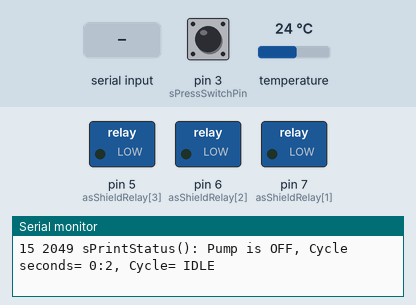
The sketch below on a simulated Arduino Uno, built with avr-gcc and run on an emulated ATmega328P. Shown: switched loads named in the sketch (green lamp = pin HIGH), the last lines printed to the serial monitor. The test bench sets the inputs (shaded band); at power-on: pin 3 (sPressSwitchPin) HIGH, temperature 24 °C.

Above: at 2.4 s.
2.5 s: "g" received over Serial
At 4.4 s:
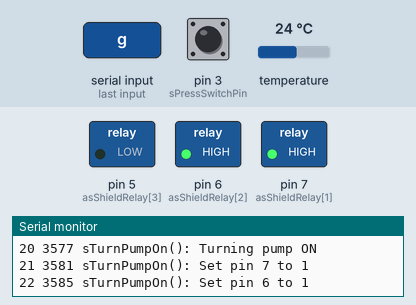
6.1 s: "f" received over Serial
At 6.9 s:
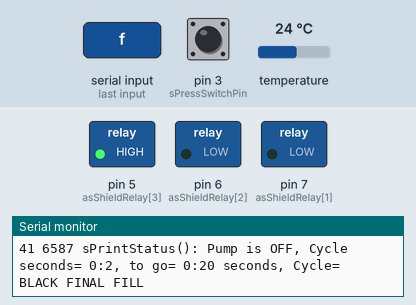
Timing chart, 0 to 29.6 s (numbered marks = the images above; inputs shaded):
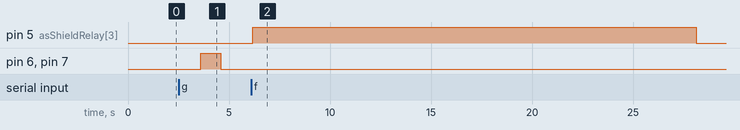

Measured:
- after the input at 2.5 s, pin 6 (asShieldRelay[2]), pin 7 (asShieldRelay[1]): LOW → HIGH after 1.1 s, → LOW 1.0 s later
- after the input at 6.1 s, pin 5 (asShieldRelay[3]): LOW → HIGH after 0.06 s, → LOW 22.0 s later

The sketch:

Flojet.ino
```cpp
String acSketchName  = "Flojet.ino";
String acFileDate    = "January 27, 2017_HP7_A";
// Sketch to use relays 1 and 2 in parallel to power FloJet on and off
// 7/5/16 Use Maxim/Dallas 1-wire DS18B20 Temp sensor in in 1-wire configuration
// 7/4/16 Add (2) TMP36 temp sensors for motor case and outlet air.
// 8/31/15 Change pressure switch from a normally closed to a normally open switch.
// 8/29/15 Increase delay from 500 to 2000 msec after pump on to let pressure come up
// 7/26 Work on completing with fill valve on pin relay 3.
// 7/25 Changed to having Grey Drain and Black Flush cycles instead of just bPumpLoopRunning.
// 7/17B Remove SD code and simplify on Ace
// 7/16 Move development from Sammy XP to Ace W7 because Sammy was crashing Arduno IDE.
// 7/14/15 Remove check on motor voltage and add check on pressure switch.Ifdef SD card out.
#include <Arduino.h>
#include <Streaming.h>
#include <OneWire.h>
#include <DallasTemperature.h>
//#define ONEWIRE_PIN    2

//#define USING_ESP8266
//#define USING_FLOWMETER

#define LOG0      lLineCount++ << " " << millis()
static long       lLineCount= 0;      //Serial Monitor uses for clarity.

#define MIN_SEC(Sec)    (Sec / 60) << ":" << (Sec % 60)
//#define CYCLE_SEC       Serial << ((sCycleSec()/60)) <<":"<< (sCycleSec() % 60)

//Pin refers to an Arduino GPIO pin number
//Relay can be 1,2,3,4 corresponding to Arduino pins 7,6,5,4 (pin 4 is also used by SD card shield)
#ifdef USING_ESP8266
static const int    sPumpPin		    = 0;
static const int    sOneWirePin     = 2;  //Dallas DS18B20 Temperature Sensor
static const int    sFillValveRelay	= 4;
static const int    sPressSwitchPin	= 5;
#ifdef USING_FLOWMETER
  static const int 	sFlowMeterPin  	= 16;      // Flow Meter Pin number, must support interrupt.
#endif  //USING_FLOWMETER

#else
static const int    sOneWirePin     = 2;  //Dallas DS18B20 Temperature Sensor
static const int    sPressSwitchPin	= 3;
static const int    sFillValveRelay = 3;
#ifdef USING_FLOWMETER
  static const int  sFlowMeterPin   = 2;      // Flow Meter Pin number, must support interrupt.
#endif  //USING_FLOWMETER
#endif


//Leonardo has INT0 on pin 3, Uno is on pin 2.
//Not sure if pinMode() or digitalWrite() needs to be performed as I got Leonardo
//going with pin 2 getting set up but sensor plugged into pin 3 for INT0

static const String szTempSensors[]       = {"Housing", "Exit Air"};
//Relay pin can be 1 to 4,no zero relay, pin 4 not available, conflicts with SD card.
static const int    asShieldRelay[]       = {0, 7, 6, 5, 4};
static const int    sFirstShieldPumpRelay	= 1;
static const int    sLastShieldPumpRelay	= 2;
static const int    sStatusSecs           = 2;
static const int    sTimeoutSecs          = 7 * 60;
static const int    sBlackFlushOnSecs     = 45;
static const int    sFinalFillSecs        = sBlackFlushOnSecs / 2;
static const long   lMsec                 = 1000;
static const long   lStatusMsec           = sStatusSecs  * lMsec;
static const long   lTimeoutMsec          = sTimeoutSecs * lMsec;
static const long   lPumpOnDelayMsec      = 1000;
static const int    sIdleCycle            = 0;
static const int    sGreyDrainCycle       = 1;
static const int    sBlackDrainCycle      = 2;
static const int    sBlackFillCycle       = 3;
static const int    sBlackIsDraining      = 1;
static const int    sBlackIsFilling       = 2;
static const float  fPulsesPerGal         = 1700.0;
static const float  fGpmLowerLimit        = 3.0;
static const boolean  bFlowSwitchIsNO     = true;
//End of const's

//Values changed when debug is on.
static int    sNumBlackFills              = 8;
static long   lBlackFlushOnMsec           = sBlackFlushOnSecs * lMsec;
static long   lFinalFillOnMsec            = sFinalFillSecs * lMsec;

static boolean    bDebug                  = false;
static long       lNextTimeoutMsec;          //Next time to toggle pump relay.
static long       lNextStatusMsec;          //Next time to print status on Serial Monitor.
static long       lStopBlackFillMsec;       //Time to stop filling black tank
static long       lCurrentMsec;
static long       lCycleStartMsec;
static int        sCurrentCycle;            //sIdleCycle, sGreyDrainCycle, sBlackDrainCycle
static int        sBlackDrainState;
static int        sBlackFillCount;

//Maxim/Dallas OneWire sensors
/* Set up a oneWire instance to communicate with any OneWire device*/
OneWire           oOneWire(sOneWirePin);

/* Tell Dallas Temperature Library to use oneWire Library */
DallasTemperature oSensors(&oOneWire);

volatile int  sFlowCount;

boolean           bPumpIsOn;                //Indicates current state of pump relays.

/*
When board powers up pump is tuned off and pump loop is not running.
Sketch uses Serial Monitor on a PC for output and input.
N keys may be pushed: G(rey), B(lack), F(ill), S(top), X(Debug)
G starts the Grey Drain Cycle.
  The pump ia turned on and when the pump runs dry it goes back to the Idle Cycle.
B starts the Black Drain Cycle.
  The pump is turned on and when the pump runs dry the water fill valve is turned on for
  one minute (~5 gal) and then off and the pump is run until again until dry. This is repeated
  N (7?) times.
S stops any cycle and goes into the Idle Cycle.
F starts the Black Fill Cycle which opens the black tank fill valve for 30 seconds to put
  ~2.5 gal back in the black tank. Use this when finished draining black and want to put some back.
D turns on Debug mode which allows testing without pressure switch being connected.
  Debug mode also changes lengths of fills and number.
Note: The Toggle command is not implemented any more.
In the Grey Drain and Black Flush cycles, a time limit for continuous running of the pump is set,
and when that time is exceeded the pump is shut off and we change to the Idle Cycle.
*/

void setup()  {
  Serial.begin(115200);
  sWaitForSerialMonitor();
  Serial << LOG0 << " setup(): Begin" << endl;
  Serial << LOG0 << "Sketch: " << acSketchName << ", " << acFileDate << endl;
  sSetupArduinoPins();
  sStopCycle();
  return;
} //setup


int sWaitForSerialMonitor() {
  //The following (for Leonardo only) waits for SerialMonitor to start on PC.
  while (!Serial) {
    ; // wait for serial port to connect. Needed for Leonardo only
  }
  return 1;
}  //sWaitForSerialMonitor


void loop()  {
  lCurrentMsec= millis();
  sCheckForDryPump();
  sCheckForTimeout();
  sCheckCurrentCycle();
  sPrintStatus();
  sCheckKeyboard();
  return;
} //loop


int sSetupArduinoPins() {
  oSensors.begin();   //OneWire setup.
  sSetupPressureSwitch();
  sSetupPumpRelays();
  sSetupBlackFillValve();
#ifdef USING_FLOWMETER
  sSetupFlowMeter();
#endif  //USING_FLOWMETER
  return 1;
}  //sSetupArduinoPins


void vReadTempSensors() {
  float fDegrees[2];
  for (int sSensor= 0; sSensor < 2; sSensor++) {
    fDegrees[sSensor]= fGetDegF(sSensor);
  } //for(int sSensor= 0;...
  Serial << LOG0 << " vReadTempSensors(): " << szTempSensors[0] << "= " << fDegrees[0]
         << ", " << szTempSensors[1] << "= " << fDegrees[1] << endl;
} //vReadTempSensors


float fGetDegF(int sSensor){
  float fDegFReturn;
  oSensors.requestTemperatures(); // Send the command to get temperatures
  fDegFReturn= oSensors.getTempFByIndex(sSensor);
  return fDegFReturn;
}  //fGetDegF


#ifdef USING_FLOWMETER
void vIncrementFlowCount()                  // Interruot function
{
   sFlowCount++;
   return;
} //vIncrementFlowCount


boolean bWaterIsFlowing() {
  boolean bReturn= true;
  sFlowCount= 0;
  sei();                            // Enable interrupts
  delay(1000);                      //Count for one second.
  cli();                            //Turn off interrupts.

  float fGalPerMin= (sFlowCount * 60.0 / fPulsesPerGal);
  Serial << LOG0 << " loop(): fGalPerMin= "<< fGalPerMin << endl;
  if (fGalPerMin < fGpmLowerLimit) {
    bReturn= false;
  }
  return bReturn;
}  //bWaterIsFlowing


int sSetupFlowMeter() {
  pinMode(sFlowMeterPin, INPUT);
  digitalWrite(sFlowMeterPin, HIGH);              //Turn on internal pullup.
  attachInterrupt(0, vIncrementFlowCount, RISING); // Setup Interrupt
  return 1;
}  //sSetupFlowMeter
#endif  //USING_FLOWMETER


int sSetupPressureSwitch() {
  pinMode(sPressSwitchPin, INPUT);
  //Connect internal pull-up reistor.
  digitalWrite(sPressSwitchPin, HIGH);
  return 1;
}  //sSetupPressureSwitch


int sSetupPumpRelays() {
  Serial << LOG0 <<" sSetupPumpRelays(): Begin"<< endl;
#ifndef USING_ESP8266
  for (int sRelay= sFirstShieldPumpRelay; sRelay <= sLastShieldPumpRelay; sRelay++) {
    int sRelayDigitalPin= asShieldRelay[sRelay];
    Serial << LOG0 <<" sSetupPumpRelays(): Set relay #" << sRelay
           << " to pin " << sRelayDigitalPin << endl;
    pinMode(sRelayDigitalPin, OUTPUT);
  } //for
#else
  pinMode(sPumpPin, OUTPUT);
#endif
  return 1;
}  //sSetupPumpRelays


int sSetupBlackFillValve() {
  Serial << LOG0 <<" sSetupBlackFillValve(): Set Black Fill Valve to pin "
         << asShieldRelay[sFillValveRelay] << endl;
  pinMode(asShieldRelay[sFillValveRelay], OUTPUT);
  return 1;
}  //sSetupBlackFillValve


int sCycleSec() {
  int sReturn= (lCurrentMsec - lCycleStartMsec) / lMsec;
  return sReturn;
}  //sCycleSec


int sBlackFillCycleSecLeft() {
  int sReturn= (lStopBlackFillMsec - lCurrentMsec) / lMsec;
  return sReturn;
}  //sBlackFillCycleSecLeft


int sSetCycleStartMsec() {
  lCycleStartMsec= lCurrentMsec;
/*
  Serial << LOG0 <<" sSetCycleStartMsec(): Set  Cycle start to "
         << ((sCycleSec()/60)) <<":"<< (sCycleSec() % 60) << endl;
  Serial << LOG0 <<" sSetCycleStartMsec(): lCurrentMsec= "<< lCurrentMsec
         << ", lCycleStartMsec= " << lCycleStartMsec << endl;
  int sCycleSecReturns= sCycleSec();
  Serial << LOG0 <<" sSetCycleStartMsec(): sCycleSec() returns "<< sCycleSecReturns << endl;
*/
  Serial << LOG0 <<" sSetCycleStartMsec(): lCycleStartMsec= " << lCycleStartMsec << endl;
  return 1;
}  //sSetCycleStartMsec


int sTurnPumpOn(boolean bOn){
  int sValue;
  if (bOn) {
    bPumpIsOn= true;
    sValue= HIGH;
    lNextTimeoutMsec= lCurrentMsec + lTimeoutMsec;
    Serial << LOG0 <<" sTurnPumpOn(): Turning pump ON" << endl;
  }
  else {
    bPumpIsOn= false;
    sValue= LOW;
    Serial << LOG0 <<" sTurnPumpOn(): Turning pump OFF" << endl;
  }
#ifndef USING_ESP8266
  int sDigitalPin;
  for (int sRelay= sFirstShieldPumpRelay; sRelay <= sLastShieldPumpRelay; sRelay++) {
    sDigitalPin= asShieldRelay[sRelay];
    Serial << LOG0 <<" sTurnPumpOn(): Set pin "
           << sDigitalPin << " to " << sValue << endl;
    digitalWrite(sDigitalPin, sValue);    // NO3 and COM3 Connected
  } //for
#else
  digitalWrite(sPumpPin, sValue);
#endif

  //Give pressure time to come up.
  if (bPumpIsOn) {
    delay(lPumpOnDelayMsec);
  } //if(bPumpIsOn())
  return 1;
}  //sTurnPumpOn


int sOpenBlackFillValve(boolean bOn){
  //int sDigitalPin;
  int sValue;
  if (bOn) {
    sValue= HIGH;
    Serial << LOG0 <<" sOpenBlackFillValve(): Open valve" << endl;
  }
  else {
    sValue= LOW;
    Serial << LOG0 <<" sOpenBlackFillValve(): Close valve" << endl;
  }
  Serial << LOG0 <<" sOpenBlackFillValve(): Set pin "<< asShieldRelay[sFillValveRelay] <<" to "<< sValue << endl;
  digitalWrite(asShieldRelay[sFillValveRelay], sValue);
  return 1;
}  //sOpenBlackFillValve


int sCheckForDryPump() {
  if (bPumpIsOn && bPumpIsDry()) {
    sHandleDryPump();
  }
  return 1;
}  //sCheckForDryPump


int sCheckForTimeout() {
  if (bPumpIsOn && bTimeoutReached()) {
    sStopCycle();
  } //if
  return 1;
}  //sCheckForTimeout


int sCheckCurrentCycle() {
  switch (sCurrentCycle) {
    case sGreyDrainCycle:
      break;
    case sBlackDrainCycle:
      if ((sBlackDrainState == sBlackIsFilling) && bTimeToStopFillingBlack()) {
        sSwitchBlackToDraining();
      }
      break;
    case sBlackFillCycle:
#ifdef USING_FLOWMETER
      if (!bWaterIsFlowing()) {
        sStopCycle();
      } //if(!bWaterIsFlowing())
#endif //USING_FLOWMETER
      if (bTimeToStopFillingBlack()) {
        sStopCycle();
      } //if(bTimeToStopFillingBlack())

      break;
    case sIdleCycle:
      break;
    default:
      Serial << LOG0 << "sCheckCurrentCycle(): Bad case in switch()= "<< sCurrentCycle << endl;
      break;
  } //switch
  return 1;
}  //sCheckCurrentCycle


int sStartGreyDrainCycle() {
  //Returns 0 if pressure switch is not in closed position, unless debugging.
  Serial << LOG0 <<" sStartGreyDrainCycle(): Begin"<< endl;

  if (!bDebug && !bPressureSwitchIsOK()) {
    Serial << LOG0 <<" sStartGreyDrainCycle(): Pressure switch failed."<< endl;
    return 0;
  } //if(!bDebug&&!bPressureSwitchIsOK())

  sCurrentCycle= sGreyDrainCycle;
  sSetCycleStartMsec();
  sTurnPumpOn(true);
  return 1;
}  //sStartGreyDrainCycle


int sStartBlackDrainCycle() {
  //Returns 0 if pressure switch is not in closed position, unless debugging.
  Serial << LOG0 <<" sStartBlackDrainCycle(): Begin"<< endl;

  if (!bDebug && !bPressureSwitchIsOK()) {
    Serial << LOG0 <<" sStartBlackDrainCycle(): Pressure switch failed."<< endl;
    return 0;
  } //if(!bDebug&&!bPressureSwitchIsOK())

  sCurrentCycle= sBlackDrainCycle;
  sBlackDrainState= sBlackIsDraining;
  sSetCycleStartMsec();
  sBlackFillCount= 0;
  sTurnPumpOn(true);
  return 1;
}  //sStartBlackDrainCycle


int sSwitchBlackToFilling() {
  Serial << LOG0 <<" sSwitchBlackToFilling(): Begin"<< endl;
  //Returns 0 if number of desired fills was reached.
  int sReturn= 1;
  if (sBlackFillCount++ < sNumBlackFills) {
    Serial << LOG0 <<" sSwitchBlackToFilling(): Perform fill "<< sBlackFillCount
           <<" of "<< sNumBlackFills << endl;
    sBlackDrainState= sBlackIsFilling;
    lStopBlackFillMsec= lCurrentMsec + lBlackFlushOnMsec;
    sOpenBlackFillValve(true);
  } //if(sBlackFillCount++<sNumBlackFills)
  else {
    Serial << LOG0 <<" sSwitchBlackToFilling(): Total Fills reached: "<< sNumBlackFills << endl;
    sReturn= 0;
    } //if(sBlackFillCount++<sNumBlackFills)else
  return sReturn;
}  //sSwitchBlackToFilling


int sSwitchBlackToDraining() {
  Serial << LOG0 <<" sSwitchBlackToDraining(): Begin"<< endl;
  sBlackDrainState= sBlackIsDraining;
  sOpenBlackFillValve(false);
  sTurnPumpOn(true);
  sSetCycleStartMsec();
  return 1;
}  //sSwitchBlackToDraining


int sStartBlackFinalFillCycle() {
  Serial << LOG0 <<" sStartBlackFinalFillCycle(): Begin"<< endl;
  //Fill for 30 seconds for 2.5 gallons.
  sCurrentCycle= sBlackFillCycle;
  sSetCycleStartMsec();
  //lStopBlackFillMsec= lCurrentMsec + (l5GalOnMsec /2);
  lStopBlackFillMsec= lCurrentMsec + lFinalFillOnMsec;
  sOpenBlackFillValve(true);
  return 1;
}  //sStartBlackFinalFillCycle


int sStopCycle() {
  Serial << LOG0 <<" sStopCycle(): Begin"<< endl;
  sSetCycleStartMsec();
  sCurrentCycle= sIdleCycle;
  sOpenBlackFillValve(false);
  sTurnPumpOn(false);
  return 1;
}  //sStopCycle


boolean bPressureSwitchIsOK() {
  //Either verify the NC automotive oil pressure switch is connected and closed, or
  //verify the NO hot tub switch is not closed.
  boolean bReturn= true;
  int sSwitch= digitalRead(sPressSwitchPin);
  if (!bFlowSwitchIsNO && (sSwitch != LOW)) {
    Serial << LOG0 <<" bPressureSwitchIsOK(): ERROR: Switch is either not connected or open."<< endl;
    bReturn= false;
  } //if(!bFlowSwitchIsNO&&(sSwitch!=LOW))

  else if (bFlowSwitchIsNO && (sSwitch != HIGH)) {
    Serial << LOG0 <<" bPressureSwitchIsOK(): ERROR: Switch is closed w/o pump running."<< endl;
    bReturn= false;
  } //elseif(bFlowSwitchIsNO&&(sSwitch!=HIGH))
  return bReturn;
}  //bPressureSwitchIsOK


boolean bPumpIsDry() {
  boolean bReturn= false;
  int sSwitch= digitalRead(sPressSwitchPin);
  /*if (sSwitch == LOW) {
    Serial << LOG0 <<" bPumpIsDry(): Pressure is low"<< endl;
    bReturn= true;
  } //if(sSwitch==LOW)*/

  if ((bFlowSwitchIsNO && (sSwitch == HIGH)) || (!bFlowSwitchIsNO && (sSwitch == LOW))){
    Serial << LOG0 <<" bPumpIsDry(): Pressure is low"<< endl;
    bReturn= true;
  } //if(s(bFlowSwitchIsNO&&(sSwitch == HIGH)||...
  return bReturn;
}  //bPumpIsDry bFlowSwitchIsNO


int sHandleDryPump() {
  sTurnPumpOn(false);
  switch (sCurrentCycle) {
    case sGreyDrainCycle:
      sStopCycle();
      break;
    case sBlackDrainCycle:
      if (sBlackDrainState == sBlackIsDraining) {
        //Make sure pump was on for at least 3 seconds.
        //This is necessary for testing w/o pressure switch.
        if (sCycleSec() <= 3) {
          sStopCycle();
        } //if(sCycleSec()<=3)
        else {
          //sSwitchBlackToFilling() returns 0 when desired fills have happened.
          if (sSwitchBlackToFilling() == 0) {
            sStopCycle();
          } //if (sSwitchBlackToFilling() == 0)
        } //if(sCycleSec()<=3)else
      } //if(sBlackDrainState==sBlackIsDraining)
      break;
    case sIdleCycle:
    case sBlackFillCycle:
      //Do nothing.
      break;
    default:
      Serial << LOG0 << "sHandleDryPump(): Bad case in switch()= "<< sCurrentCycle << endl;
      break;
  } //switch
  return 1;
}  //sHandleDryPump


int sCheckKeyboard() {
  if (Serial.available()) {
    char cChar= Serial.read();
    int sChar= cChar;
    if (sChar != 13) {
      Serial << LOG0 <<" sCheckKeyboard(): Character read= "<< cChar <<", "<< sChar << endl;
    }
    else {
      Serial << LOG0 <<" sCheckKeyboard(): Character read= CR" << endl;
    }
    switch (cChar) {
      case 'g':
      case 'G':
        if (sCurrentCycle == sIdleCycle) {
          sStartGreyDrainCycle();
        }
        break;
      case 'b':
      case 'B':
        if (sCurrentCycle == sIdleCycle) {
          sStartBlackDrainCycle();
        }
        break;
      case 'f':
      case 'F':
        if (sCurrentCycle == sIdleCycle) {
          sStartBlackFinalFillCycle();
        }
        break;
      case 's':
      case 'S':
        sStopCycle();
        break;
      case 'd':
      case 'D':
        sToggleDebug();
        break;
      default:
        break;
    } //switch
  } //if(Serial.available()
  return 1;
}  //sCheckKeyboard


int sToggleDebug() {
  int sDebugRatio= 4;
  if (bDebug) {
    Serial << LOG0 <<" sToggleDebug(): Turning Debug OFF"<< endl;
    sNumBlackFills= sNumBlackFills * sDebugRatio;
    lBlackFlushOnMsec= lBlackFlushOnMsec * sDebugRatio;
    lFinalFillOnMsec= lFinalFillOnMsec * sDebugRatio;
  } //if(bDebug)
  else {
    Serial << LOG0 <<" sToggleDebug(): Turning Debug ON"<< endl;
    sNumBlackFills= sNumBlackFills / sDebugRatio;
    lBlackFlushOnMsec= lBlackFlushOnMsec / sDebugRatio;
    lFinalFillOnMsec= lFinalFillOnMsec / sDebugRatio;
  } //if(bDebug)else
  Serial << LOG0 <<" sToggleDebug(): Set l5GalOn Sec= "<< (lBlackFlushOnMsec/1000)
         <<", Final Fill Sec= "<< (lFinalFillOnMsec/1000)
         <<", sNumBlackFills= "<< sNumBlackFills << endl;
  bDebug= !bDebug;
  return 1;
}  //sToggleDebug


boolean bTimeoutReached() {
  boolean     bStopPump= false;
  if (lCurrentMsec > lNextTimeoutMsec) {
    Serial << LOG0 <<" bTimeoutReached(): Timeout reached, lNextTimeoutMsec= "
           << lNextTimeoutMsec << endl;
    bStopPump= true;
  } //if(lCurrentMsec>lNextTimeoutMsec)
  return bStopPump;
}  //bTimeoutReached


boolean bTimeToStopFillingBlack() {
  boolean     bStopFilling= false;
  if (lCurrentMsec > lStopBlackFillMsec) {
    Serial << LOG0 <<" bTimeToStopFillingBlack(): lStopBlackFillMsec= "<< lStopBlackFillMsec << endl;
    bStopFilling= true;
  } //if(lCurrentMsec>...
  return bStopFilling;
}  //bTimeToStopFillingBlack


int sPrintStatus() {
  //int sSecSinceStart;
  //static long lLastPrintedMsec= 0;
  if (lCurrentMsec >= lNextStatusMsec) {
    lNextStatusMsec= lCurrentMsec + lStatusMsec;
    if (bPumpIsOn) {
      Serial << LOG0 << " sPrintStatus(): Pump is ON, ";
    }
    else {
      Serial << LOG0 << " sPrintStatus(): Pump is OFF, ";
    }
    switch (sCurrentCycle) {
      case sIdleCycle:
        //sSecSinceStart= lCurrentMsec/1000;
        Serial <<"Cycle seconds= "<< ((sCycleSec()/60)) <<":"<< (sCycleSec() % 60)
               <<", Cycle= IDLE" << endl;
        break;
      case sGreyDrainCycle:
        Serial << "Cycle seconds= "<< ((sCycleSec()/60)) <<":"<< (sCycleSec() % 60)
          << " Cycle= GREY DRAIN" << endl;
        break;
      case sBlackDrainCycle:
        if (sBlackDrainState == sBlackIsDraining) {
          Serial <<"Cycle seconds= "<< ((sCycleSec()/60)) <<":"<< (sCycleSec() % 60)
                 << " Cycle= BLACK FLUSH DRAINING" << endl;
        }
        else {
          Serial << "Cycle "<< sBlackFillCount <<" of "<< sNumBlackFills <<", Cycle seconds= "<< ((sCycleSec()/60)) <<":"<< (sCycleSec() % 60)
               <<", to go= "<< ((sBlackFillCycleSecLeft()/60)) <<":"<< (sBlackFillCycleSecLeft() % 60)
               <<" seconds, Cycle= BLACK FLUSH FILLING" << endl;
        }
        break;
      case sBlackFillCycle:
        Serial <<"Cycle seconds= "<< ((sCycleSec()/60)) <<":"<< (sCycleSec() % 60)
               <<", to go= "<< ((sBlackFillCycleSecLeft()/60)) <<":"<< (sBlackFillCycleSecLeft() % 60)
               <<" seconds, Cycle= BLACK FINAL FILL" << endl;
        break;
      default:
        Serial << LOG0 << "loop(): Bad case in switch()= "<< sCurrentCycle << endl;
        break;
    } //switch
    vReadTempSensors();
  } //if(lCurrentMsec>=lNextStatusMsec)
  return 1;
}  //sPrintStatus
// Last line.
```
